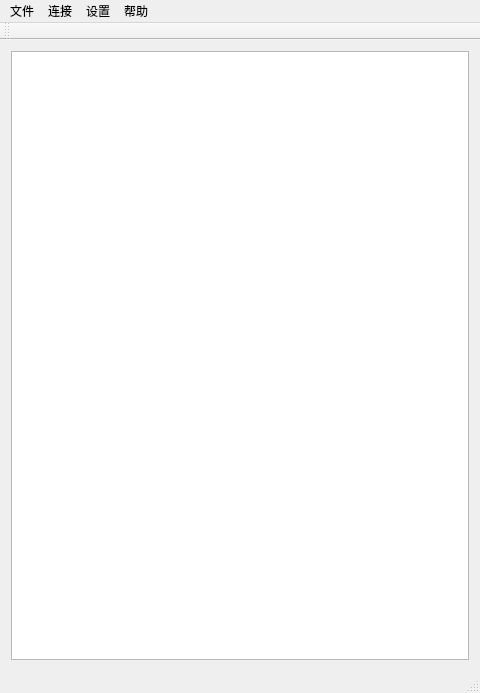
<?xml version="1.0" encoding="UTF-8"?>
<ui version="4.0">
 <class>MainWindow</class>
 <widget class="QMainWindow" name="MainWindow">
  <property name="geometry">
   <rect>
    <x>0</x>
    <y>0</y>
    <width>480</width>
    <height>693</height>
   </rect>
  </property>
  <property name="minimumSize">
   <size>
    <width>480</width>
    <height>0</height>
   </size>
  </property>
  <property name="windowTitle">
   <string>stewartControl</string>
  </property>
  <widget class="QWidget" name="centralWidget">
   <layout class="QGridLayout" name="gridLayout">
    <item row="0" column="0">
     <layout class="QHBoxLayout" name="horizontalLayout">
      <property name="spacing">
       <number>7</number>
      </property>
      <item>
       <widget class="QTableWidget" name="LogWidget">
        <property name="maximumSize">
         <size>
          <width>480</width>
          <height>16777215</height>
         </size>
        </property>
       </widget>
      </item>
     </layout>
    </item>
   </layout>
  </widget>
  <widget class="QMenuBar" name="menuBar">
   <property name="geometry">
    <rect>
     <x>0</x>
     <y>0</y>
     <width>480</width>
     <height>23</height>
    </rect>
   </property>
   <widget class="QMenu" name="menuFile">
    <property name="title">
     <string>文件</string>
    </property>
    <addaction name="actionImportIni"/>
    <addaction name="actionExportIni"/>
    <addaction name="separator"/>
    <addaction name="actionExit"/>
   </widget>
   <widget class="QMenu" name="menuConnect">
    <property name="title">
     <string>连接</string>
    </property>
    <addaction name="actionConnect"/>
    <addaction name="actionDisconnect"/>
    <addaction name="separator"/>
    <addaction name="actionStewartTest"/>
   </widget>
   <widget class="QMenu" name="menuHelp">
    <property name="title">
     <string>帮助</string>
    </property>
   </widget>
   <widget class="QMenu" name="menuSettings">
    <property name="title">
     <string>设置</string>
    </property>
    <widget class="QMenu" name="menuAlgorithm">
     <property name="title">
      <string>算法</string>
     </property>
     <addaction name="actionWashOut"/>
     <addaction name="actionFilter"/>
     <addaction name="actionBackward"/>
     <addaction name="actionForward"/>
    </widget>
    <widget class="QMenu" name="menu">
     <property name="title">
      <string>通信</string>
     </property>
     <addaction name="actionIP"/>
     <addaction name="actionPORT"/>
     <addaction name="separator"/>
     <addaction name="actionRead"/>
     <addaction name="actionOutPut"/>
     <addaction name="separator"/>
    </widget>
    <addaction name="menuAlgorithm"/>
    <addaction name="separator"/>
    <addaction name="menu"/>
   </widget>
   <addaction name="menuFile"/>
   <addaction name="menuConnect"/>
   <addaction name="menuSettings"/>
   <addaction name="menuHelp"/>
  </widget>
  <widget class="QToolBar" name="mainToolBar">
   <attribute name="toolBarArea">
    <enum>TopToolBarArea</enum>
   </attribute>
   <attribute name="toolBarBreak">
    <bool>false</bool>
   </attribute>
  </widget>
  <widget class="QStatusBar" name="statusBar"/>
  <action name="actionWashOut">
   <property name="text">
    <string>洗出</string>
   </property>
  </action>
  <action name="actionFilter">
   <property name="text">
    <string>滤波</string>
   </property>
  </action>
  <action name="actionBackward">
   <property name="text">
    <string>反解</string>
   </property>
  </action>
  <action name="actionForward">
   <property name="text">
    <string>正解</string>
   </property>
  </action>
  <action name="actionStewartTest">
   <property name="text">
    <string>平台测试</string>
   </property>
  </action>
  <action name="actionRead">
   <property name="text">
    <string>读取</string>
   </property>
  </action>
  <action name="actionOutPut">
   <property name="text">
    <string>发送</string>
   </property>
  </action>
  <action name="actionIP">
   <property name="text">
    <string>IP</string>
   </property>
  </action>
  <action name="actionPORT">
   <property name="text">
    <string>PORT</string>
   </property>
  </action>
  <action name="actionConnect">
   <property name="text">
    <string>连接平台</string>
   </property>
  </action>
  <action name="actionDisconnect">
   <property name="text">
    <string>断开平台</string>
   </property>
  </action>
  <action name="actionImportIni">
   <property name="text">
    <string>导入配置</string>
   </property>
  </action>
  <action name="actionExportIni">
   <property name="text">
    <string>备份配置</string>
   </property>
  </action>
  <action name="actionExit">
   <property name="text">
    <string>退出</string>
   </property>
  </action>
 </widget>
 <layoutdefault spacing="6" margin="11"/>
 <resources/>
 <connections/>
</ui>
